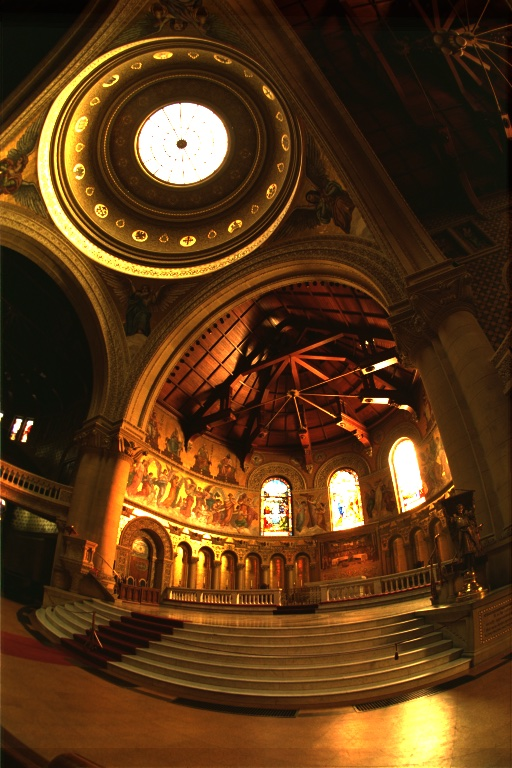
#> input picture assets/tm/raw.jpeg, 512 x 768 px
$ python -i image.py   (imports and definitions only)
#> lines starting #> are read from the running program, lines starting #| are printed output that depends on the picture

from typing import List
import cv2
import numpy as np


R_WEIGHT = 54
G_WEIGHT = 183
B_WEIGHT = 19


# [53 lines left out: functions shift_x, shift_y, to_default_format, not called in this run]


def rgb_to_gray(r: int, g: int, b: int) -> int:
    return (r * R_WEIGHT + g * G_WEIGHT + b * B_WEIGHT) // (R_WEIGHT + G_WEIGHT + B_WEIGHT)


def to_grayscale(img: np.ndarray) -> np.ndarray:

    u_to_grayscale = np.vectorize(rgb_to_gray)

    return u_to_grayscale(img[:, :, 2], img[:, :, 1], img[:, :, 0])


# [32 lines left out: functions to_binary, to_binary_bool, not called in this run]


def mtb_alignment(imgs: np.ndarray, denoise_rate: int = 1, scale: int = 4) -> np.ndarray:
    """median threshold bitmap images alignment

    Args:
        imgs (np.ndarray): an array of input images
        denoise_rate (int, optional): the range of value to be included in exclusion map. Defaults to 1.
        scale (int, optional): times of downscaling. Defaults to 4.

    Returns:
        np.ndarray: array of shifted images
    """
    exclusion_maps = []

    mtb_imgs: List[np.ndarray] = []

    for img in imgs:
        gray = to_grayscale(img)
        median = np.median(gray)

        mtb = to_binary(gray, float(median), 1, 0)

        mtb_imgs.append(cv2.resize(mtb.astype(np.float32), dsize=(mtb.shape[0] // (2 ** scale), mtb.shape[1] // (2 ** scale))))

        # creates exclusion map
        exclusion_map = np.where(np.logical_and(np.less_equal(gray, median + denoise_rate), np.greater_equal(gray, median - denoise_rate)), 0, 1)
        exclusion_maps.append(cv2.resize(exclusion_map.astype(np.float32), dsize=(exclusion_map.shape[0] // (2 ** scale), mtb.shape[1] // (2 ** scale))))

    # initializes offsets with [y = 0, x = 0]
    offsets = []
    for _ in range(len(mtb_imgs)):
        offsets.append([0, 0])

    directions = [-1, 0, 1]
    template_idx = len(mtb_imgs) // 2
    for _ in range(scale):

        template = mtb_imgs[template_idx]

        for idx, mtb in enumerate(mtb_imgs):

            if idx == template_idx:
                continue

            diff = np.count_nonzero(template)
            min_offset = [0, 0]
            for offset_x in directions:
                for offset_y in directions:
                    shifted = shift_y(shift_x(mtb, offset_x), offset_y)

                    offset_diff = np.count_nonzero(np.logical_and(np.logical_xor(shifted, template), exclusion_maps[idx]))
                    if diff > offset_diff:
                        diff = offset_diff
                        min_offset = [offset_y, offset_x]

            # shifts and scales image
            mtb = shift_y(shift_x(mtb, min_offset[1]), min_offset[0])
            mtb_imgs[idx] = cv2.resize(mtb, dsize=(mtb.shape[0] * 2, mtb.shape[1] * 2), interpolation=cv2.INTER_LINEAR)
            exclusion_maps[idx] = cv2.resize(exclusion_maps[idx], dsize=(exclusion_maps[idx].shape[0] * 2, exclusion_maps[idx].shape[1] * 2), interpolation=cv2.INTER_LINEAR)

            offsets[idx][0] = offsets[idx][0] * 2 + min_offset[0]
            offsets[idx][1] = offsets[idx][1] * 2 + min_offset[1]

        mtb_imgs[template_idx] = cv2.resize(template, dsize=(template.shape[0] * 2, template.shape[1] * 2), interpolation=cv2.INTER_LINEAR)
        exclusion_maps[template_idx] = cv2.resize(exclusion_maps[template_idx], dsize=(exclusion_maps[template_idx].shape[0], exclusion_maps[template_idx].shape[1]), interpolation=cv2.INTER_LINEAR)

    for idx, img in enumerate(imgs):
        imgs[idx] = shift_y(shift_x(img, offsets[idx][1]), offsets[idx][0])

    return imgs

>>> import cv2
>>> picture = cv2.imread('../assets/tm/raw.jpeg', cv2.IMREAD_GRAYSCALE)
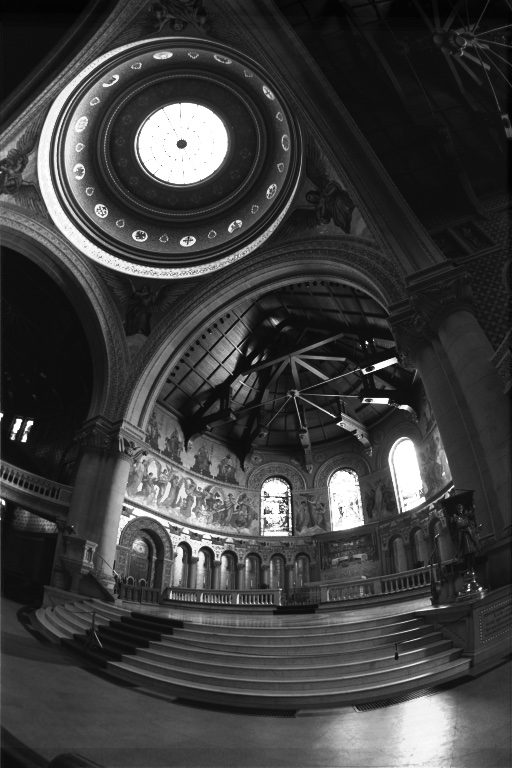
#> picture: shape (768, 512); min 1, max 255, mean 61.8
>>> result = mtb_alignment(picture)
#> the loop in mtb_alignment, `for img in imgs:` made 1 pass
#> after the loop in mtb_alignment, `for img in imgs:`: exclusion_maps = []
#> (the run stopped early here; a loop or call above may not have finished)
